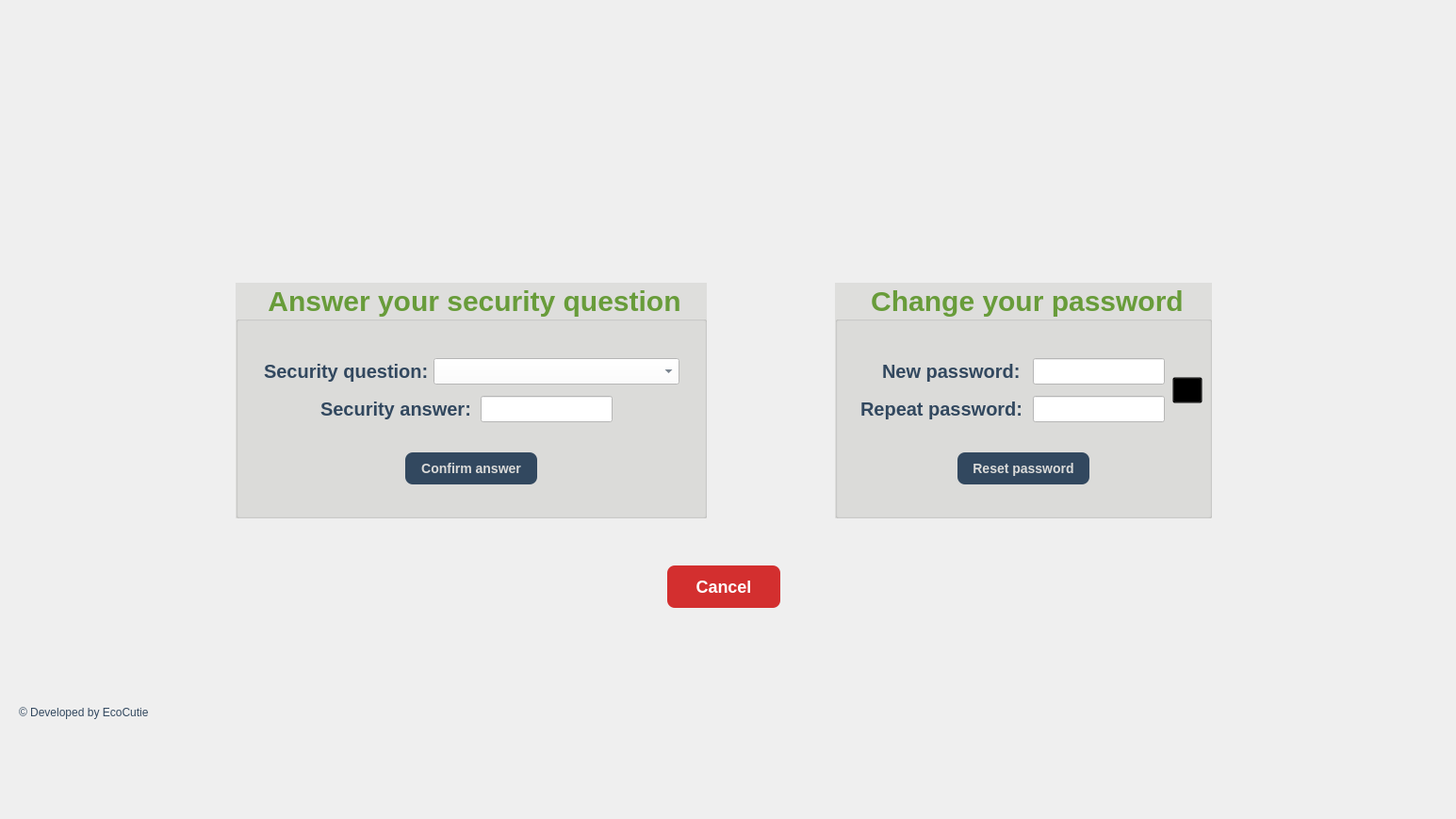
      <widget class="QWidget" name="page_e2">
       <widget class="QLabel" name="label_ministry_e2">
        <property name="geometry">
         <rect>
          <x>1286</x>
          <y>50</y>
          <width>200</width>
          <height>200</height>
         </rect>
        </property>
        <property name="styleSheet">
         <string notr="true">background:transparent;</string>
        </property>
        <property name="text">
         <string/>
        </property>
        <property name="pixmap">
         <pixmap resource="resources.qrc">:/images/interior_ministry.webp</pixmap>
        </property>
        <property name="scaledContents">
         <bool>true</bool>
        </property>
       </widget>
       <widget class="QLabel" name="label_logo_e2">
        <property name="geometry">
         <rect>
          <x>50</x>
          <y>50</y>
          <width>180</width>
          <height>180</height>
         </rect>
        </property>
        <property name="styleSheet">
         <string notr="true">background:transparent;</string>
        </property>
        <property name="text">
         <string/>
        </property>
        <property name="pixmap">
         <pixmap resource="resources.qrc">:/images/logo_untitled.png</pixmap>
        </property>
        <property name="scaledContents">
         <bool>true</bool>
        </property>
       </widget>
       <widget class="QLabel" name="label_bg_e2">
        <property name="geometry">
         <rect>
          <x>0</x>
          <y>0</y>
          <width>1536</width>
          <height>860</height>
         </rect>
        </property>
        <property name="text">
         <string/>
        </property>
        <property name="pixmap">
         <pixmap resource="resources.qrc">:/images/login_bg.png</pixmap>
        </property>
        <property name="scaledContents">
         <bool>true</bool>
        </property>
       </widget>
       <widget class="QLabel" name="label_copyright_e2">
        <property name="geometry">
         <rect>
          <x>20</x>
          <y>746</y>
          <width>150</width>
          <height>20</height>
         </rect>
        </property>
        <property name="styleSheet">
         <string notr="true">color:#32485F;
font-weight:normal;
font-size:12px;
background:transparent;</string>
        </property>
        <property name="text">
         <string>© Developed by EcoCutie</string>
        </property>
       </widget>
       <widget class="QGroupBox" name="groupBox_question_e2">
        <property name="geometry">
         <rect>
          <x>250</x>
          <y>300</y>
          <width>500</width>
          <height>250</height>
         </rect>
        </property>
        <property name="styleSheet">
         <string notr="true">color: rgb(104, 156, 58);
font:bold;
font-size:30px;
background-color: rgba(219, 219, 217,220);</string>
        </property>
        <property name="title">
         <string>Answer your security question</string>
        </property>
        <property name="alignment">
         <set>Qt::AlignmentFlag::AlignCenter</set>
        </property>
        <property name="flat">
         <bool>false</bool>
        </property>
        <property name="checkable">
         <bool>false</bool>
        </property>
        <widget class="QLabel" name="label_question_e2">
         <property name="geometry">
          <rect>
           <x>30</x>
           <y>80</y>
           <width>180</width>
           <height>28</height>
          </rect>
         </property>
         <property name="styleSheet">
          <string notr="true">color:#32485F;
font:bold;
font-size:20px;
background:transparent;</string>
         </property>
         <property name="text">
          <string>Security question:</string>
         </property>
        </widget>
        <widget class="QLabel" name="label_answer_e2">
         <property name="geometry">
          <rect>
           <x>90</x>
           <y>120</y>
           <width>180</width>
           <height>28</height>
          </rect>
         </property>
         <property name="styleSheet">
          <string notr="true">color:#32485F;
font:bold;
font-size:20px;
background:transparent;</string>
         </property>
         <property name="text">
          <string>Security answer:</string>
         </property>
        </widget>
        <widget class="QLineEdit" name="lineEdit_answer_e2">
         <property name="enabled">
          <bool>true</bool>
         </property>
         <property name="geometry">
          <rect>
           <x>260</x>
           <y>120</y>
           <width>140</width>
           <height>28</height>
          </rect>
         </property>
         <property name="styleSheet">
          <string notr="true">font-size:12px;
font-weight: normal;    
color: #2c3e50;
background-color: white;</string>
         </property>
        </widget>
        <widget class="QComboBox" name="comboBox_question_e2">
         <property name="geometry">
          <rect>
           <x>210</x>
           <y>80</y>
           <width>261</width>
           <height>28</height>
          </rect>
         </property>
         <property name="styleSheet">
          <string notr="true">font-size:12px;
font-weight: normal;    
color: #2c3e50;
background-color: white;</string>
         </property>
        </widget>
        <widget class="QPushButton" name="pushButton_confirm_e2">
         <property name="geometry">
          <rect>
           <x>180</x>
           <y>180</y>
           <width>140</width>
           <height>34</height>
          </rect>
         </property>
         <property name="styleSheet">
          <string notr="true">QPushButton {
    background-color: #32485F;     
    color: #DBDBD9;
    font-size: 14px;
    font-weight: bold;
    border: none;
    border-radius: 8px;             
    padding: 8px 16px;
}

QPushButton:hover {
    background-color: #43A047;
}

QPushButton:disabled {
    background-color: #BDBDBD;
    color: #757575;
}

QPushButton:pressed {
	background-color: rgb(2, 111, 2);
}</string>
         </property>
         <property name="text">
          <string>Confirm answer</string>
         </property>
        </widget>
       </widget>
       <widget class="QGroupBox" name="groupBox_password_e2">
        <property name="geometry">
         <rect>
          <x>886</x>
          <y>300</y>
          <width>400</width>
          <height>250</height>
         </rect>
        </property>
        <property name="styleSheet">
         <string notr="true">color: rgb(104, 156, 58);
font:bold;
font-size:30px;
background-color: rgba(219, 219, 217,220);</string>
        </property>
        <property name="title">
         <string>Change your password</string>
        </property>
        <property name="alignment">
         <set>Qt::AlignmentFlag::AlignCenter</set>
        </property>
        <property name="flat">
         <bool>false</bool>
        </property>
        <property name="checkable">
         <bool>false</bool>
        </property>
        <widget class="QLineEdit" name="lineEdit_new_e2">
         <property name="geometry">
          <rect>
           <x>210</x>
           <y>80</y>
           <width>140</width>
           <height>28</height>
          </rect>
         </property>
         <property name="styleSheet">
          <string notr="true">font-size:12px;
font-weight: normal;    
color: #2c3e50;
background-color: white;</string>
         </property>
         <property name="echoMode">
          <enum>QLineEdit::EchoMode::Password</enum>
         </property>
        </widget>
        <widget class="QLabel" name="label_new_e2">
         <property name="geometry">
          <rect>
           <x>50</x>
           <y>80</y>
           <width>180</width>
           <height>28</height>
          </rect>
         </property>
         <property name="styleSheet">
          <string notr="true">color:#32485F;
font:bold;
font-size:20px;
background:transparent;</string>
         </property>
         <property name="text">
          <string>New password:</string>
         </property>
        </widget>
        <widget class="QLabel" name="label_repeat_e2">
         <property name="geometry">
          <rect>
           <x>27</x>
           <y>120</y>
           <width>180</width>
           <height>28</height>
          </rect>
         </property>
         <property name="styleSheet">
          <string notr="true">color:#32485F;
font:bold;
font-size:20px;
background:transparent;</string>
         </property>
         <property name="text">
          <string>Repeat password:</string>
         </property>
        </widget>
        <widget class="QLineEdit" name="lineEdit_repeat_e2">
         <property name="geometry">
          <rect>
           <x>210</x>
           <y>120</y>
           <width>140</width>
           <height>28</height>
          </rect>
         </property>
         <property name="styleSheet">
          <string notr="true">font-size:12px;
font-weight: normal;    
color: #2c3e50;
background-color: white;</string>
         </property>
         <property name="echoMode">
          <enum>QLineEdit::EchoMode::Password</enum>
         </property>
        </widget>
        <widget class="QPushButton" name="pushButton_reset_e2">
         <property name="geometry">
          <rect>
           <x>130</x>
           <y>180</y>
           <width>140</width>
           <height>34</height>
          </rect>
         </property>
         <property name="styleSheet">
          <string notr="true">QPushButton {
    background-color: #32485F;     
    color: #DBDBD9;
    font-size: 14px;
    font-weight: bold;
    border: none;
    border-radius: 8px;             
    padding: 8px 16px;
}

QPushButton:hover {
    background-color: #43A047;
}

QPushButton:disabled {
    background-color: #BDBDBD;
    color: #757575;
}

QPushButton:pressed {
	background-color: rgb(2, 111, 2);
}</string>
         </property>
         <property name="text">
          <string>Reset password</string>
         </property>
        </widget>
        <widget class="QLabel" name="label_eye_e2">
         <property name="geometry">
          <rect>
           <x>360</x>
           <y>100</y>
           <width>28</width>
           <height>28</height>
          </rect>
         </property>
         <property name="styleSheet">
          <string notr="true">background:transparent;</string>
         </property>
         <property name="text">
          <string/>
         </property>
         <property name="pixmap">
          <pixmap resource="resources.qrc">:/images/eye-icon.png</pixmap>
         </property>
         <property name="scaledContents">
          <bool>true</bool>
         </property>
        </widget>
        <widget class="QPushButton" name="pushButton_show_e2">
         <property name="geometry">
          <rect>
           <x>358</x>
           <y>100</y>
           <width>32</width>
           <height>28</height>
          </rect>
         </property>
         <property name="styleSheet">
          <string notr="true">background:transparent;</string>
         </property>
         <property name="text">
          <string/>
         </property>
        </widget>
       </widget>
       <widget class="QPushButton" name="pushButton_cancel_e2">
        <property name="geometry">
         <rect>
          <x>708</x>
          <y>600</y>
          <width>120</width>
          <height>45</height>
         </rect>
        </property>
        <property name="styleSheet">
         <string notr="true">QPushButton {
    background-color: #D32F2F;
    color: #FFFFFF;
    border: none;
    border-radius: 8px;
    padding: 8px 16px;
    font-size: 18px;
    font-weight: bold;
}

QPushButton:hover {
    background-color: #E53935;
}

QPushButton:pressed {
    background-color: #B71C1C;
}

QPushButton:disabled {
    background-color: #BDBDBD;
    color: #757575;
}
</string>
        </property>
        <property name="text">
         <string>Cancel</string>
        </property>
       </widget>
      </widget>
